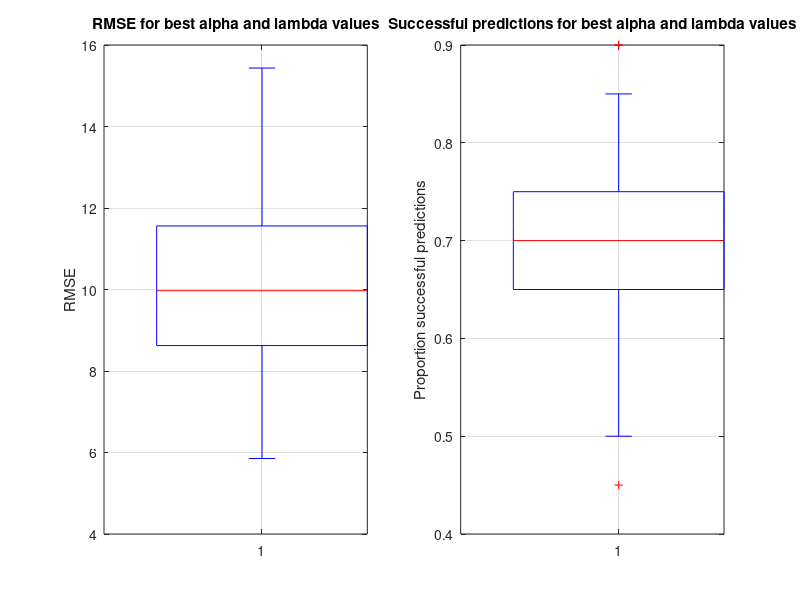
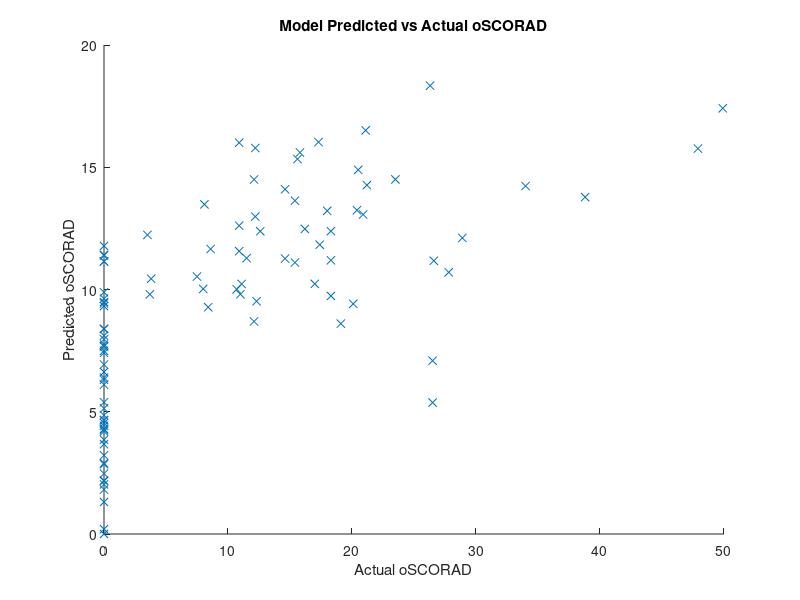

MATLAB code to generate these figures, in order: (Note: this script raises an error after producing the figures.)
%% Test script to draw graphs

% Clean slate
clear
clc
close all

% Load the data as it would've existed
load('post-ENET-variables.mat');


%% Create boxplots to evaluate the model prediction

boxPredEval = figure('name', 'Prediction Evaluation');
set(gcf, 'Position', [100, 800, 1000, 400])

% Create a boxplot of the RMSE
subplot(1,2,1);
boxplot(predPerf);
title('RMSE for best alpha and lambda values');
grid on;
ylabel('RMSE');

% Create a boxplot of the prediction success
subplot(1,2,2);
boxplot(predSucc);
title('Successful predictions for best alpha and lambda values');
grid on;
ylabel('Proportion successful predictions');


%% Create graph to show prediction correlation

% Plot the graph
predVsAct = figure('name', 'Predicted vs Actual oSCORAD');
scatter(objSCORAD, yPred, 'x');
title('Model Predicted vs Actual oSCORAD');
xlabel('Actual oSCORAD');
ylabel('Predicted oSCORAD');

% Add upper reference lines
upperLine = refline([1, 10]);
upperLine.Color = 'r';
upperLine.LineStyle = '--';

% Add middle reference lines
middleLine = refline([1, 0]);
middleLine.Color = 'r';

% Add lower reference lines
lowerLine = refline([1, -10]);
lowerLine.Color = 'r';
lowerLine.LineStyle = '--';

% Set the axes
maxAxis = max(max(objSCORAD), max(yPred));
axis([0, maxAxis, 0, maxAxis]);
axis square


%% Create graphs to show alpha and lambda performance
alpLamPerf = figure('name', 'Alpha and lambda performance');
set(gcf, 'Position', [100, 100, 1600, 400])

% Draw a 3D graphs with all 3 variables
subplot(1,3,1);
scatter3(bestAlpha, bestLambda, predPerf, 'x');
title('Alpha vs Lambda vs RMSE');
xlabel('Alpha');
ylabel('Lambda');
zlabel('RMSE');
axis square

% Draw a 2D alpha vs RMSE plot
subplot(1,3,2);
scatter(bestAlpha, predPerf, 'x');
title('Alpha vs RMSE');
xlabel('Alpha');
ylabel('RMSE');
axis square


% Draw a 2D alpha vs RMSE plot
subplot(1,3,3);
scatter(bestLambda, predPerf, 'x');
title('Lambda vs RMSE');
xlabel('Lambda');
ylabel('RMSE');
axis square
